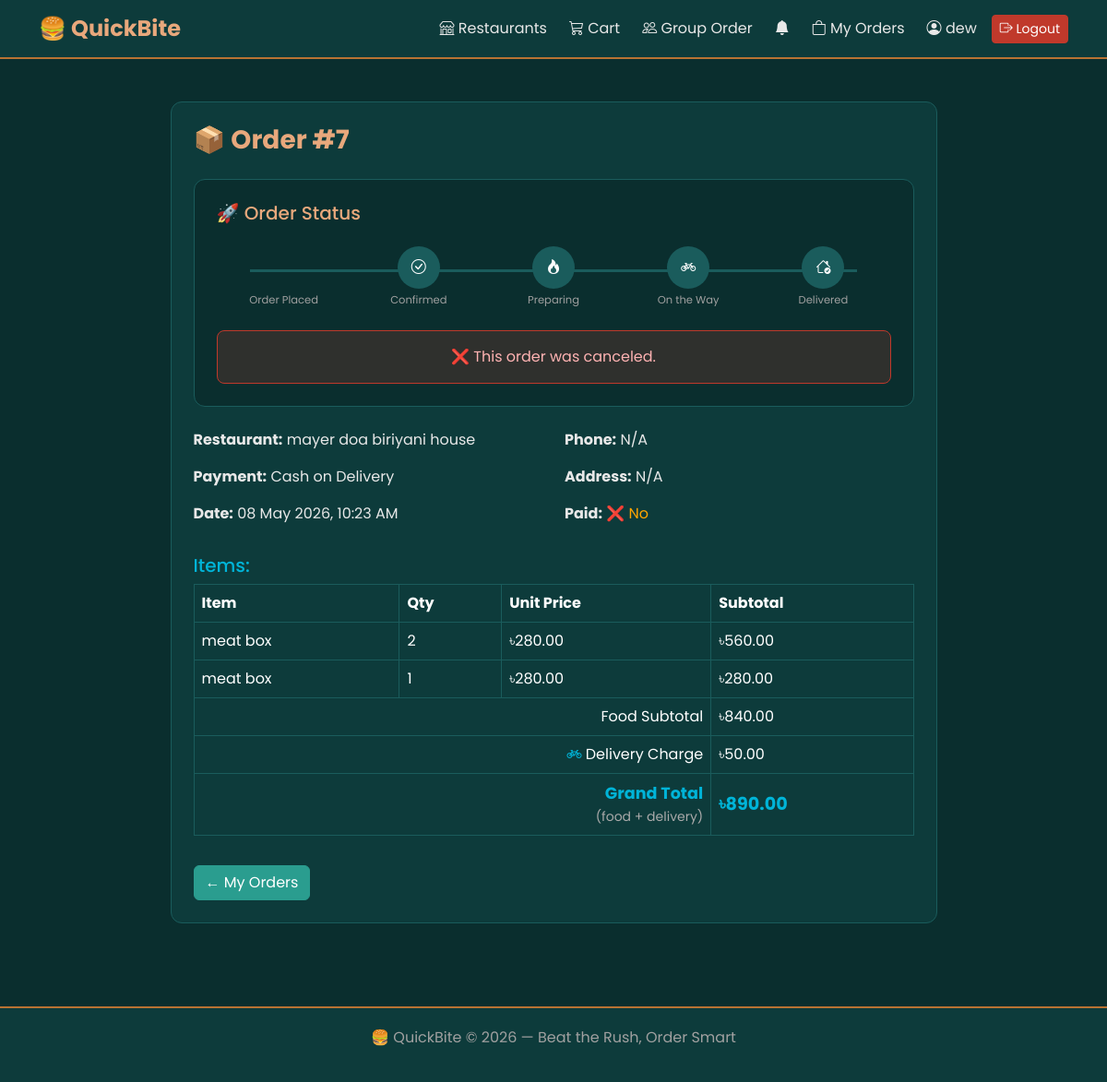
/orders/7/ (signed in), run on an earlier commit of the app's database.
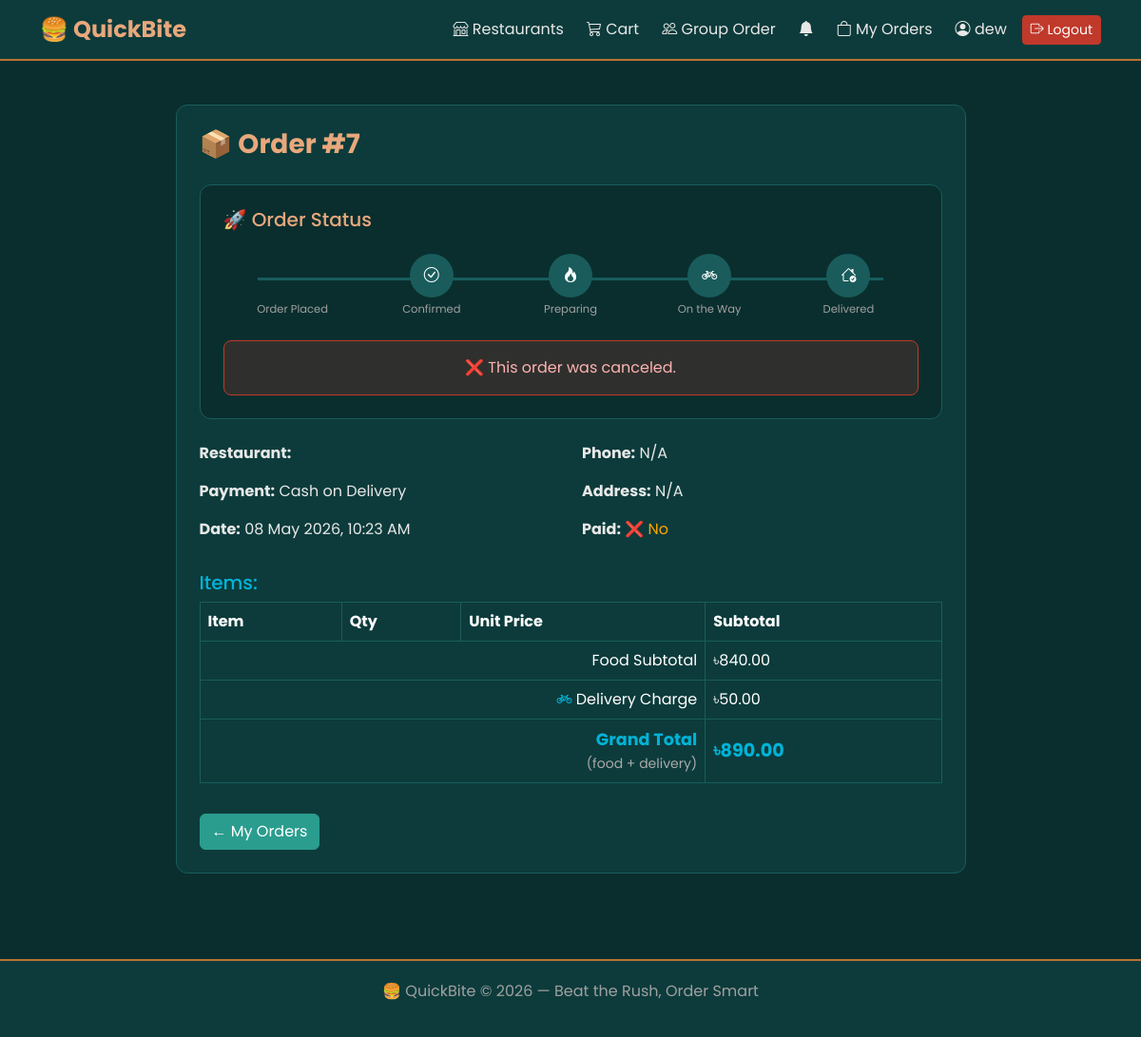
And on a later commit of the database.
### orders/models.py (models this page shows, shortened)
class Order(models.Model):
    PAYMENT_CHOICES = [
        ('COD', 'Cash on Delivery'),
        ('BKASH', 'Bkash'),
        ('NAGAD', 'Nagad'),
    ]
    STATUS_CHOICES = [
        ('PENDING',    'Order Placed'),
        ('CONFIRMED',  'Confirmed'),
        ('PREPARING',  'Preparing'),
        ('ON_THE_WAY', 'On the Way'),
        ('DELIVERED',  'Delivered'),
        ('CANCELED',   'Canceled'),
    ]
    restaurant = models.ForeignKey(
        Restaurant, on_delete=models.SET_NULL,
        null=True, related_name='orders'
    )
    user = models.ForeignKey(
        settings.AUTH_USER_MODEL,
        on_delete=models.CASCADE
    )
    status = models.CharField(
        max_length=20,
        choices=STATUS_CHOICES,
        default='PENDING'
    )
    total_price = models.DecimalField(
        max_digits=10, decimal_places=2, default=0
    )
    delivery_charge = models.DecimalField(
        max_digits=6, decimal_places=2, default=0
    )
    is_paid = models.BooleanField(default=False)
    created_at = models.DateTimeField(auto_now_add=True)
    payment_method = models.CharField(
        max_length=10,
        choices=PAYMENT_CHOICES,
        default='COD'
    )
    customer_phone = models.CharField(max_length=15)
    customer_address = models.TextField()
    def grand_total(self):
        return self.total_price + self.delivery_charge

class OrderItem(models.Model):
    order = models.ForeignKey(
        Order, on_delete=models.CASCADE,
        related_name='items'
    )
    menu_item = models.ForeignKey(
        MenuItem, on_delete=models.CASCADE
    )
    quantity = models.PositiveIntegerField(default=1)
    price = models.DecimalField(max_digits=8, decimal_places=2)
    def get_subtotal(self):
        return self.price * self.quantity

### restaurants/models.py (models this page shows, shortened)
class Restaurant(models.Model):
    owner = models.OneToOneField(
        settings.AUTH_USER_MODEL,
        on_delete=models.CASCADE,
        related_name='restaurant'
    )
    name = models.CharField(max_length=100)
    description = models.TextField()
    image = models.ImageField(upload_to='restaurant_images/', blank=True, null=True)
    address = models.CharField(max_length=255)
    phone = models.CharField(max_length=15, blank=True, null=True)
    opening_time = models.TimeField(blank=True, null=True)
    closing_time = models.TimeField(blank=True, null=True)
    is_active = models.BooleanField(default=True)

class MenuItem(models.Model):
    restaurant = models.ForeignKey(
        Restaurant,
        on_delete=models.CASCADE,
        related_name='menu_items'
    )
    name = models.CharField(max_length=100)
    description = models.TextField(blank=True)
    image = models.ImageField(upload_to='menu_item_images/', blank=True, null=True)
    price = models.DecimalField(max_digits=8, decimal_places=2)
    ingredients = models.TextField(blank=True, null=True)
    is_available = models.BooleanField(default=True)

### orders/views.py (the view)
# urls.py: path('<int:order_id>/', views.order_detail, name='order_detail'),
@login_required
def order_detail(request, order_id):
    order = get_object_or_404(Order, id=order_id, user=request.user)
    return render(request, 'orders/order_detail.html', {'order': order})

### orders/views.py (called while the page is built)
def notification_count(request):
    if request.user.is_authenticated:
        count = request.user.notifications.filter(is_read=False).count()
        return {'unread_notifications': count}
    return {'unread_notifications': 0}

### templates/orders/order_detail.html (shortened to what the changed rows need)
{% extends 'base.html' %}
{% block content %}
<div class="row justify-content-center">
    <div class="col-md-9">
        <div class="card p-4">
            <h3 class="section-title">📦 Order #{{ order.id }}</h3>
            <div class="card p-4 mb-4" style="background:var(--teal-dark);">
                <h5 style="color:var(--copper-bright);" class="mb-4">
                </h5>
                <div class="d-flex justify-content-between align-items-center position-relative">
    </div>
    {% if order.status == 'CANCELED' %}
    <div class="alert alert-danger mt-4 text-center mb-0">
    </div>
    {% endif %}
</div>
            <div class="row mb-3">
                <div class="col-md-6">
                    <p>
                        <strong>Restaurant:</strong>
                        {{ order.restaurant.name }}
                    </p>
                    <p>
                        <strong>Payment:</strong>
                        {{ order.get_payment_method_display }}
                    </p>
                    <p>
                        <strong>Date:</strong>
                        {{ order.created_at|date:"d M Y, h:i A" }}
                    </p>
                </div>
                <div class="col-md-6">
                    <p>
                        <strong>Phone:</strong>
                        {{ order.customer_phone }}
                    </p>
                    <p>
                        <strong>Address:</strong>
                        {{ order.customer_address }}
                    </p>
                    <p>
                        <strong>Paid:</strong>
                        {% if order.is_paid %}
                            <span style="color:lightgreen;">✅ Yes</span>
                        {% else %}
                            <span style="color:orange;">❌ No</span>
                        {% endif %}
                    </p>
                </div>
            </div>
            <h5 style="color:#00b4d8;">Items:</h5>
            <table class="table table-dark table-bordered">
                <thead>
                    <tr>
                        <th>Item</th>
                        <th>Qty</th>
                        <th>Unit Price</th>
                        <th>Subtotal</th>
                    </tr>
                </thead>
                <tbody>
                    {% for item in order.items.all %}
                    <tr>
                        <td>{{ item.menu_item.name }}</td>
                        <td>{{ item.quantity }}</td>
                        <td>৳{{ item.price }}</td>
                        <td>৳{{ item.get_subtotal }}</td>
                    </tr>
                    {% endfor %}
                </tbody>
                <tfoot>
                    <tr>
                        <td colspan="3" class="text-end">
                            Food Subtotal
                        </td>
                        <td>৳{{ order.total_price }}</td>
                    </tr>
                    <tr>
                        <td colspan="3" class="text-end">
                            <i class="bi bi-bicycle"
                               style="color:#00b4d8;"></i>
                            Delivery Charge
                        </td>
                        <td>৳{{ order.delivery_charge }}</td>
                    </tr>
                    <tr style="background:#0d1b2a;">
                        <td>
                            <strong style="color:#00b4d8;
                                           font-size:1.2rem;">
                                ৳{{ order.grand_total }}
                            </strong>
                        </td>
                    </tr>
                </tfoot>
            </table>
            <div class="d-flex gap-2 mt-3">
                <a href="{% url 'orders:my_orders' %}"
                   class="btn btn-primary">
                </a>
            </div>
        </div>
    </div>
</div>
{% endblock %}

What changed in the data, as far as the page shows it:
removed OrderItem: menu_item.name "meat box", quantity "2", price "280.00", get_subtotal "560.00"
removed OrderItem: menu_item.name "meat box", quantity "1", price "280.00", get_subtotal "280.00"
changed Order "Cash on Delivery": restaurant.name "mayer doa biriyani house" → (not shown)
